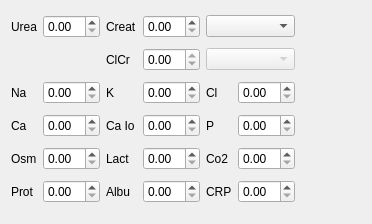
<?xml version="1.0" encoding="UTF-8"?>
<ui version="4.0">
 <class>LabTestsResults</class>
 <widget class="QWidget" name="LabTestsResults">
  <property name="geometry">
   <rect>
    <x>0</x>
    <y>0</y>
    <width>372</width>
    <height>224</height>
   </rect>
  </property>
  <property name="windowTitle">
   <string/>
  </property>
  <layout class="QGridLayout" name="gridLayout">
   <item row="4" column="0">
    <widget class="QLabel" name="osmLabel">
     <property name="sizePolicy">
      <sizepolicy hsizetype="Fixed" vsizetype="Preferred">
       <horstretch>0</horstretch>
       <verstretch>0</verstretch>
      </sizepolicy>
     </property>
     <property name="text">
      <string>Osm</string>
     </property>
    </widget>
   </item>
   <item row="4" column="4">
    <widget class="QLabel" name="co2Label">
     <property name="sizePolicy">
      <sizepolicy hsizetype="Fixed" vsizetype="Preferred">
       <horstretch>0</horstretch>
       <verstretch>0</verstretch>
      </sizepolicy>
     </property>
     <property name="text">
      <string>Co2</string>
     </property>
    </widget>
   </item>
   <item row="3" column="2">
    <widget class="QLabel" name="caIoLabel">
     <property name="sizePolicy">
      <sizepolicy hsizetype="Fixed" vsizetype="Preferred">
       <horstretch>0</horstretch>
       <verstretch>0</verstretch>
      </sizepolicy>
     </property>
     <property name="text">
      <string>Ca Io</string>
     </property>
    </widget>
   </item>
   <item row="2" column="5">
    <widget class="QDoubleSpinBox" name="cl">
     <property name="maximumSize">
      <size>
       <width>100</width>
       <height>16777215</height>
      </size>
     </property>
    </widget>
   </item>
   <item row="4" column="2">
    <widget class="QLabel" name="lactLabel">
     <property name="sizePolicy">
      <sizepolicy hsizetype="Fixed" vsizetype="Preferred">
       <horstretch>0</horstretch>
       <verstretch>0</verstretch>
      </sizepolicy>
     </property>
     <property name="text">
      <string>Lact</string>
     </property>
    </widget>
   </item>
   <item row="0" column="3">
    <widget class="QDoubleSpinBox" name="creat">
     <property name="maximumSize">
      <size>
       <width>100</width>
       <height>16777215</height>
      </size>
     </property>
    </widget>
   </item>
   <item row="3" column="4">
    <widget class="QLabel" name="phLabel">
     <property name="sizePolicy">
      <sizepolicy hsizetype="Fixed" vsizetype="Preferred">
       <horstretch>0</horstretch>
       <verstretch>0</verstretch>
      </sizepolicy>
     </property>
     <property name="text">
      <string>P</string>
     </property>
    </widget>
   </item>
   <item row="5" column="1">
    <widget class="QDoubleSpinBox" name="prot">
     <property name="maximumSize">
      <size>
       <width>100</width>
       <height>16777215</height>
      </size>
     </property>
    </widget>
   </item>
   <item row="2" column="4">
    <widget class="QLabel" name="clLabel">
     <property name="sizePolicy">
      <sizepolicy hsizetype="Fixed" vsizetype="Preferred">
       <horstretch>0</horstretch>
       <verstretch>0</verstretch>
      </sizepolicy>
     </property>
     <property name="text">
      <string>Cl</string>
     </property>
    </widget>
   </item>
   <item row="3" column="1">
    <widget class="QDoubleSpinBox" name="ca">
     <property name="maximumSize">
      <size>
       <width>100</width>
       <height>16777215</height>
      </size>
     </property>
    </widget>
   </item>
   <item row="3" column="3">
    <widget class="QDoubleSpinBox" name="caIo">
     <property name="maximumSize">
      <size>
       <width>100</width>
       <height>16777215</height>
      </size>
     </property>
    </widget>
   </item>
   <item row="0" column="2">
    <widget class="QLabel" name="creatLabel">
     <property name="sizePolicy">
      <sizepolicy hsizetype="Fixed" vsizetype="Preferred">
       <horstretch>0</horstretch>
       <verstretch>0</verstretch>
      </sizepolicy>
     </property>
     <property name="text">
      <string>Creat</string>
     </property>
    </widget>
   </item>
   <item row="4" column="1">
    <widget class="QDoubleSpinBox" name="osm">
     <property name="maximumSize">
      <size>
       <width>100</width>
       <height>16777215</height>
      </size>
     </property>
    </widget>
   </item>
   <item row="4" column="3">
    <widget class="QDoubleSpinBox" name="lact">
     <property name="maximumSize">
      <size>
       <width>100</width>
       <height>16777215</height>
      </size>
     </property>
    </widget>
   </item>
   <item row="2" column="0">
    <widget class="QLabel" name="naLabel">
     <property name="sizePolicy">
      <sizepolicy hsizetype="Fixed" vsizetype="Preferred">
       <horstretch>0</horstretch>
       <verstretch>0</verstretch>
      </sizepolicy>
     </property>
     <property name="text">
      <string>Na</string>
     </property>
    </widget>
   </item>
   <item row="5" column="2">
    <widget class="QLabel" name="albuLabel">
     <property name="sizePolicy">
      <sizepolicy hsizetype="Fixed" vsizetype="Preferred">
       <horstretch>0</horstretch>
       <verstretch>0</verstretch>
      </sizepolicy>
     </property>
     <property name="text">
      <string>Albu</string>
     </property>
    </widget>
   </item>
   <item row="5" column="3">
    <widget class="QDoubleSpinBox" name="albu">
     <property name="maximumSize">
      <size>
       <width>100</width>
       <height>16777215</height>
      </size>
     </property>
    </widget>
   </item>
   <item row="5" column="5">
    <widget class="QDoubleSpinBox" name="crp">
     <property name="maximumSize">
      <size>
       <width>100</width>
       <height>16777215</height>
      </size>
     </property>
    </widget>
   </item>
   <item row="3" column="0">
    <widget class="QLabel" name="caLabel">
     <property name="sizePolicy">
      <sizepolicy hsizetype="Fixed" vsizetype="Preferred">
       <horstretch>0</horstretch>
       <verstretch>0</verstretch>
      </sizepolicy>
     </property>
     <property name="text">
      <string>Ca</string>
     </property>
    </widget>
   </item>
   <item row="2" column="1">
    <widget class="QDoubleSpinBox" name="na">
     <property name="maximumSize">
      <size>
       <width>100</width>
       <height>16777215</height>
      </size>
     </property>
    </widget>
   </item>
   <item row="4" column="5">
    <widget class="QDoubleSpinBox" name="co2">
     <property name="maximumSize">
      <size>
       <width>100</width>
       <height>16777215</height>
      </size>
     </property>
    </widget>
   </item>
   <item row="2" column="2">
    <widget class="QLabel" name="kLabel">
     <property name="sizePolicy">
      <sizepolicy hsizetype="Fixed" vsizetype="Preferred">
       <horstretch>0</horstretch>
       <verstretch>0</verstretch>
      </sizepolicy>
     </property>
     <property name="text">
      <string>K</string>
     </property>
    </widget>
   </item>
   <item row="5" column="4">
    <widget class="QLabel" name="crpLabel">
     <property name="sizePolicy">
      <sizepolicy hsizetype="Fixed" vsizetype="Preferred">
       <horstretch>0</horstretch>
       <verstretch>0</verstretch>
      </sizepolicy>
     </property>
     <property name="text">
      <string>CRP</string>
     </property>
    </widget>
   </item>
   <item row="0" column="6">
    <spacer name="horizontalSpacer">
     <property name="orientation">
      <enum>Qt::Horizontal</enum>
     </property>
     <property name="sizeHint" stdset="0">
      <size>
       <width>40</width>
       <height>20</height>
      </size>
     </property>
    </spacer>
   </item>
   <item row="2" column="3">
    <widget class="QDoubleSpinBox" name="k">
     <property name="maximumSize">
      <size>
       <width>100</width>
       <height>16777215</height>
      </size>
     </property>
    </widget>
   </item>
   <item row="0" column="1">
    <widget class="QDoubleSpinBox" name="urea">
     <property name="maximumSize">
      <size>
       <width>100</width>
       <height>16777215</height>
      </size>
     </property>
    </widget>
   </item>
   <item row="3" column="5">
    <widget class="QDoubleSpinBox" name="ph">
     <property name="maximumSize">
      <size>
       <width>100</width>
       <height>16777215</height>
      </size>
     </property>
    </widget>
   </item>
   <item row="5" column="0">
    <widget class="QLabel" name="protLabel">
     <property name="sizePolicy">
      <sizepolicy hsizetype="Fixed" vsizetype="Preferred">
       <horstretch>0</horstretch>
       <verstretch>0</verstretch>
      </sizepolicy>
     </property>
     <property name="text">
      <string>Prot</string>
     </property>
    </widget>
   </item>
   <item row="0" column="0">
    <widget class="QLabel" name="ureaLabel">
     <property name="sizePolicy">
      <sizepolicy hsizetype="Fixed" vsizetype="Preferred">
       <horstretch>0</horstretch>
       <verstretch>0</verstretch>
      </sizepolicy>
     </property>
     <property name="text">
      <string>Urea</string>
     </property>
    </widget>
   </item>
   <item row="1" column="2">
    <widget class="QLabel" name="clcrLabel">
     <property name="sizePolicy">
      <sizepolicy hsizetype="Fixed" vsizetype="Preferred">
       <horstretch>0</horstretch>
       <verstretch>0</verstretch>
      </sizepolicy>
     </property>
     <property name="text">
      <string>ClCr</string>
     </property>
    </widget>
   </item>
   <item row="1" column="3">
    <widget class="QDoubleSpinBox" name="clcr">
     <property name="maximumSize">
      <size>
       <width>100</width>
       <height>16777215</height>
      </size>
     </property>
     <property name="readOnly">
      <bool>true</bool>
     </property>
    </widget>
   </item>
   <item row="0" column="4" colspan="2">
    <widget class="QComboBox" name="creatUnits"/>
   </item>
   <item row="1" column="4" colspan="2">
    <widget class="QComboBox" name="clCrUnits">
     <property name="enabled">
      <bool>false</bool>
     </property>
    </widget>
   </item>
  </layout>
 </widget>
 <resources/>
 <connections/>
</ui>
